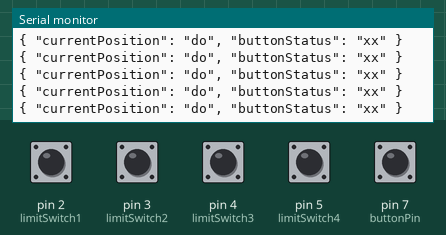
Simulated run of this sketch. Board: Arduino Uno, built with avr-gcc and run on an emulated ATmega328P. On the bench: the last lines printed to the serial monitor. The test bench sets the inputs (shaded band); at power-on: pin 2 (limitSwitch1) HIGH, pin 3 (limitSwitch2), pin 4 (limitSwitch3), pin 5 (limitSwitch4), pin 7 (buttonPin) LOW.

Above: at 1.2 s.
1.3 s: pin 2 (limitSwitch1) pulled LOW for 0.15 s
At 1.39 s:
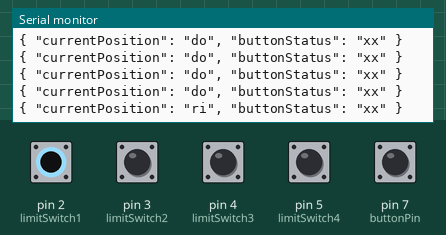
4.4 s: pin 3 (limitSwitch2) pulled HIGH for 0.15 s
At 4.52 s:
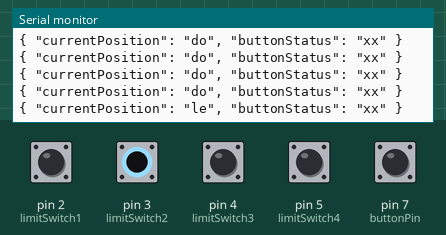
7.5 s: pin 7 (buttonPin) pulled HIGH for 0.15 s
At 7.6 s:
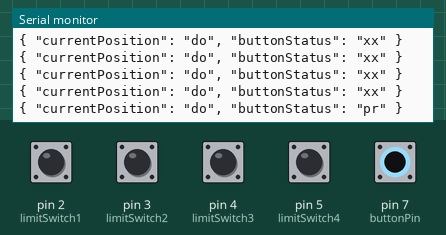
10.6 s: pin 2 (limitSwitch1) driven LOW and pin 3 (limitSwitch2) driven HIGH
At 10.78 s:
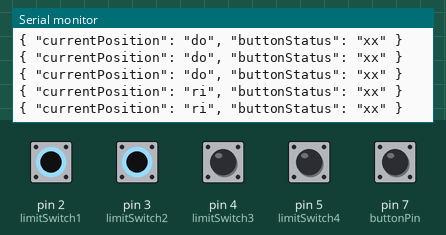
13.6 s: pin 2 (limitSwitch1) driven HIGH
At 13.7 s:
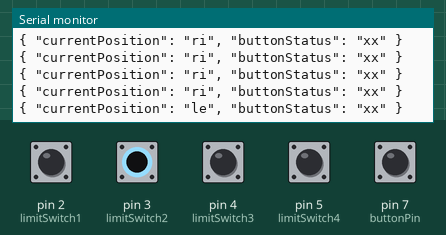
16.6 s: pin 4 (limitSwitch3) pulled HIGH for 0.15 s
At 16.72 s:
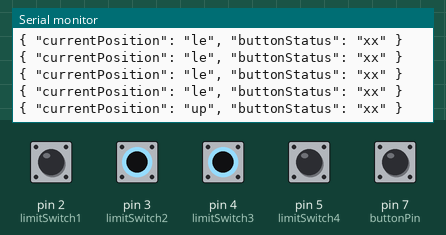

Measured:
- after the input at 1.3 s, the serial monitor: prints a new line after 0.08 s (image 1)
- after the input at 4.4 s, the serial monitor: prints a new line after 0.11 s (image 2)
- after the input at 7.5 s, the serial monitor: prints a new line after 0.09 s (image 3)
- after the input at 10.6 s, the serial monitor: prints a new line after 0.11 s (image 4)
- after the input at 13.6 s, the serial monitor: prints a new line after 0.08 s (image 5)
- after the input at 16.6 s, the serial monitor: prints a new line after 0.11 s (image 6)

The sketch:

joystick.ino.ino
```cpp
int limitSwitch1 = 2;
int limitSwitch2 = 3;
int limitSwitch3 = 4;
int limitSwitch4 = 5;
int buttonPin = 7;
int buttonState = 0;

void setup() {
  Serial.begin(9600);
  pinMode(limitSwitch1, INPUT);
  pinMode(limitSwitch2, INPUT);
  pinMode(limitSwitch3, INPUT);
  pinMode(limitSwitch4, INPUT);
  pinMode(buttonPin, INPUT);
}

void loop() {
  String jsonString = "{ \"currentPosition\": ";
  if (digitalRead(limitSwitch1) == 0) {
    jsonString += "\"ri\"";
  } else if (digitalRead(limitSwitch2) == 0) {
    jsonString += "\"do\"";
  } else if (digitalRead(limitSwitch3) == 0) {
    jsonString += "\"le\"";
  } else if (digitalRead(limitSwitch4) == 0) {
    jsonString += "\"up\"";
  } else {
    jsonString += "\"no\"";
  }
  jsonString += ", \"buttonStatus\": ";
  if (digitalRead(buttonPin) == 1) {
    jsonString += "\"pr\"";
  } else {
    jsonString += "\"xx\"";
  }
  jsonString += " }";
  Serial.println(jsonString);
}
```
